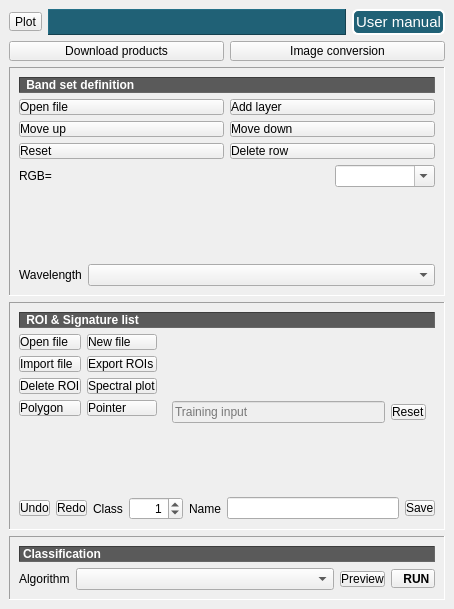
<?xml version="1.0" encoding="UTF-8"?>
<ui version="4.0">
 <class>DockClassSimplified</class>
 <widget class="QDockWidget" name="DockClassSimplified">
  <property name="geometry">
   <rect>
    <x>0</x>
    <y>0</y>
    <width>454</width>
    <height>609</height>
   </rect>
  </property>
  <property name="sizePolicy">
   <sizepolicy hsizetype="MinimumExpanding" vsizetype="Preferred">
    <horstretch>0</horstretch>
    <verstretch>0</verstretch>
   </sizepolicy>
  </property>
  <property name="windowTitle">
   <string>SCP Dock</string>
  </property>
  <widget class="QWidget" name="dockWidgetContents">
   <layout class="QGridLayout" name="gridLayout_14">
    <item row="0" column="0">
     <layout class="QHBoxLayout" name="horizontalLayout_2">
      <item>
       <widget class="QToolButton" name="scp_pushButton">
        <property name="toolTip">
         <string>&lt;html&gt;&lt;head/&gt;&lt;body&gt;&lt;p&gt;Open the main interface window&lt;/p&gt;&lt;/body&gt;&lt;/html&gt;</string>
        </property>
        <property name="styleSheet">
         <string notr="true">margin: 0px;padding: 0px</string>
        </property>
        <property name="text">
         <string>Plot</string>
        </property>
        <property name="icon">
         <iconset resource="resources.qrc">
          <normaloff>:/plugins/semiautomaticclassificationplugin/icons/semiautomaticclassificationplugin.svg</normaloff>:/plugins/semiautomaticclassificationplugin/icons/semiautomaticclassificationplugin.svg</iconset>
        </property>
        <property name="iconSize">
         <size>
          <width>22</width>
          <height>22</height>
         </size>
        </property>
       </widget>
      </item>
      <item>
       <widget class="QLabel" name="plugin_version_label2">
        <property name="styleSheet">
         <string notr="true">background-color: rgb(32, 97, 118); color : white; font: bold</string>
        </property>
        <property name="frameShape">
         <enum>QFrame::Shape::Panel</enum>
        </property>
        <property name="frameShadow">
         <enum>QFrame::Shadow::Raised</enum>
        </property>
        <property name="text">
         <string/>
        </property>
        <property name="alignment">
         <set>Qt::AlignmentFlag::AlignCenter</set>
        </property>
       </widget>
      </item>
      <item>
       <widget class="QPushButton" name="userguide_toolButton_2">
        <property name="sizePolicy">
         <sizepolicy hsizetype="Maximum" vsizetype="Fixed">
          <horstretch>0</horstretch>
          <verstretch>0</verstretch>
         </sizepolicy>
        </property>
        <property name="font">
         <font>
          <pointsize>11</pointsize>
          <italic>false</italic>
          <bold>false</bold>
         </font>
        </property>
        <property name="cursor">
         <cursorShape>PointingHandCursor</cursorShape>
        </property>
        <property name="toolTip">
         <string>User manual</string>
        </property>
        <property name="styleSheet">
         <string notr="true">color: white;
background-color: rgb(32, 97, 118);
selection-color: yellow;
selection-background-color: blue;
font: 11pt;
border-style: inset;
border-width: 2px;
border-radius: 6px;
border-color: white;
padding: 2px;</string>
        </property>
        <property name="text">
         <string>User manual</string>
        </property>
       </widget>
      </item>
     </layout>
    </item>
    <item row="1" column="0">
     <layout class="QGridLayout" name="gridLayout">
      <item row="0" column="0">
       <widget class="QPushButton" name="download_images_toolButton_2">
        <property name="toolTip">
         <string>&lt;html&gt;&lt;head/&gt;&lt;body&gt;&lt;p&gt;Download products&lt;/p&gt;&lt;/body&gt;&lt;/html&gt;</string>
        </property>
        <property name="styleSheet">
         <string notr="true">margin: 0px;padding: 2px</string>
        </property>
        <property name="text">
         <string>Download products</string>
        </property>
        <property name="icon">
         <iconset resource="resources.qrc">
          <normaloff>:/plugins/semiautomaticclassificationplugin/icons/semiautomaticclassificationplugin_download_arrow.svg</normaloff>:/plugins/semiautomaticclassificationplugin/icons/semiautomaticclassificationplugin_download_arrow.svg</iconset>
        </property>
        <property name="iconSize">
         <size>
          <width>22</width>
          <height>22</height>
         </size>
        </property>
       </widget>
      </item>
      <item row="0" column="1">
       <widget class="QPushButton" name="image_conversion_toolButton_3">
        <property name="toolTip">
         <string>&lt;html&gt;&lt;head/&gt;&lt;body&gt;&lt;p&gt;Image conversion&lt;/p&gt;&lt;/body&gt;&lt;/html&gt;</string>
        </property>
        <property name="styleSheet">
         <string notr="true">margin: 0px;padding: 2px</string>
        </property>
        <property name="text">
         <string>Image conversion</string>
        </property>
        <property name="icon">
         <iconset resource="resources.qrc">
          <normaloff>:/plugins/semiautomaticclassificationplugin/icons/semiautomaticclassificationplugin_landsat8_tool.svg</normaloff>:/plugins/semiautomaticclassificationplugin/icons/semiautomaticclassificationplugin_landsat8_tool.svg</iconset>
        </property>
        <property name="iconSize">
         <size>
          <width>22</width>
          <height>22</height>
         </size>
        </property>
       </widget>
      </item>
     </layout>
    </item>
    <item row="2" column="0">
     <widget class="QFrame" name="frame_bandset">
      <property name="frameShape">
       <enum>QFrame::Shape::Panel</enum>
      </property>
      <property name="frameShadow">
       <enum>QFrame::Shadow::Sunken</enum>
      </property>
      <layout class="QGridLayout" name="gridLayout_7">
       <item row="0" column="0">
        <layout class="QGridLayout" name="gridLayout_5">
         <item row="2" column="0" colspan="3">
          <layout class="QHBoxLayout" name="horizontalLayout_4">
           <item>
            <widget class="QLabel" name="label_150">
             <property name="sizePolicy">
              <sizepolicy hsizetype="Maximum" vsizetype="Preferred">
               <horstretch>0</horstretch>
               <verstretch>0</verstretch>
              </sizepolicy>
             </property>
             <property name="frameShadow">
              <enum>QFrame::Shadow::Sunken</enum>
             </property>
             <property name="text">
              <string>Wavelength</string>
             </property>
             <property name="alignment">
              <set>Qt::AlignmentFlag::AlignLeading|Qt::AlignmentFlag::AlignLeft|Qt::AlignmentFlag::AlignVCenter</set>
             </property>
             <property name="wordWrap">
              <bool>false</bool>
             </property>
            </widget>
           </item>
           <item>
            <widget class="QComboBox" name="wavelength_sat_combo">
             <property name="toolTip">
              <string>Select a configuration for setting band center wavelengths</string>
             </property>
            </widget>
           </item>
          </layout>
         </item>
         <item row="1" column="0" colspan="3">
          <layout class="QGridLayout" name="gridLayout_8">
           <item row="0" column="1">
            <layout class="QGridLayout" name="grid_bandset"/>
           </item>
           <item row="0" column="0">
            <layout class="QGridLayout" name="gridLayout_2">
             <item row="0" column="1">
              <widget class="QPushButton" name="add_loaded_bands_pushButton">
               <property name="toolTip">
                <string>Add layer bands loaded in QGIS</string>
               </property>
               <property name="styleSheet">
                <string notr="true">margin: 0px;padding: 0px;text-align: left;</string>
               </property>
               <property name="text">
                <string>Add layer</string>
               </property>
               <property name="icon">
                <iconset resource="resources.qrc">
                 <normaloff>:/plugins/semiautomaticclassificationplugin/icons/semiautomaticclassificationplugin_add.svg</normaloff>:/plugins/semiautomaticclassificationplugin/icons/semiautomaticclassificationplugin_add.svg</iconset>
               </property>
               <property name="iconSize">
                <size>
                 <width>22</width>
                 <height>22</height>
                </size>
               </property>
              </widget>
             </item>
             <item row="1" column="0">
              <widget class="QPushButton" name="move_up_toolButton">
               <property name="toolTip">
                <string>Move highlighted band up</string>
               </property>
               <property name="styleSheet">
                <string notr="true">margin: 0px;padding: 0px;text-align: left;</string>
               </property>
               <property name="text">
                <string>Move up</string>
               </property>
               <property name="icon">
                <iconset resource="resources.qrc">
                 <normaloff>:/plugins/semiautomaticclassificationplugin/icons/semiautomaticclassificationplugin_move_up.svg</normaloff>:/plugins/semiautomaticclassificationplugin/icons/semiautomaticclassificationplugin_move_up.svg</iconset>
               </property>
               <property name="iconSize">
                <size>
                 <width>22</width>
                 <height>22</height>
                </size>
               </property>
              </widget>
             </item>
             <item row="4" column="0">
              <spacer name="verticalSpacer">
               <property name="orientation">
                <enum>Qt::Orientation::Vertical</enum>
               </property>
               <property name="sizeHint" stdset="0">
                <size>
                 <width>20</width>
                 <height>40</height>
                </size>
               </property>
              </spacer>
             </item>
             <item row="2" column="1">
              <widget class="QPushButton" name="remove_toolButton">
               <property name="toolTip">
                <string>Delete row</string>
               </property>
               <property name="styleSheet">
                <string notr="true">margin: 0px;padding: 0px;text-align: left;</string>
               </property>
               <property name="text">
                <string>Delete row</string>
               </property>
               <property name="icon">
                <iconset resource="resources.qrc">
                 <normaloff>:/plugins/semiautomaticclassificationplugin/icons/semiautomaticclassificationplugin_remove.svg</normaloff>:/plugins/semiautomaticclassificationplugin/icons/semiautomaticclassificationplugin_remove.svg</iconset>
               </property>
               <property name="iconSize">
                <size>
                 <width>22</width>
                 <height>22</height>
                </size>
               </property>
              </widget>
             </item>
             <item row="1" column="1">
              <widget class="QPushButton" name="move_down_toolButton">
               <property name="toolTip">
                <string>Move highlighted band down</string>
               </property>
               <property name="styleSheet">
                <string notr="true">margin: 0px;padding: 0px;text-align: left;</string>
               </property>
               <property name="text">
                <string>Move down</string>
               </property>
               <property name="icon">
                <iconset resource="resources.qrc">
                 <normaloff>:/plugins/semiautomaticclassificationplugin/icons/semiautomaticclassificationplugin_move_down.svg</normaloff>:/plugins/semiautomaticclassificationplugin/icons/semiautomaticclassificationplugin_move_down.svg</iconset>
               </property>
               <property name="iconSize">
                <size>
                 <width>22</width>
                 <height>22</height>
                </size>
               </property>
              </widget>
             </item>
             <item row="0" column="0">
              <widget class="QPushButton" name="toolButton_input_raster">
               <property name="toolTip">
                <string>Open a file</string>
               </property>
               <property name="styleSheet">
                <string notr="true">margin: 0px;padding: 0px;text-align: left;;</string>
               </property>
               <property name="text">
                <string>Open file</string>
               </property>
               <property name="icon">
                <iconset resource="resources.qrc">
                 <normaloff>:/plugins/semiautomaticclassificationplugin/icons/semiautomaticclassificationplugin_open_file.svg</normaloff>:/plugins/semiautomaticclassificationplugin/icons/semiautomaticclassificationplugin_open_file.svg</iconset>
               </property>
               <property name="iconSize">
                <size>
                 <width>22</width>
                 <height>22</height>
                </size>
               </property>
              </widget>
             </item>
             <item row="2" column="0">
              <widget class="QPushButton" name="clear_bandset_toolButton">
               <property name="toolTip">
                <string>Reset</string>
               </property>
               <property name="styleSheet">
                <string notr="true">margin: 0px;padding: 0px;text-align: left;</string>
               </property>
               <property name="text">
                <string>Reset</string>
               </property>
               <property name="icon">
                <iconset resource="resources.qrc">
                 <normaloff>:/plugins/semiautomaticclassificationplugin/icons/semiautomaticclassificationplugin_reset.svg</normaloff>:/plugins/semiautomaticclassificationplugin/icons/semiautomaticclassificationplugin_reset.svg</iconset>
               </property>
               <property name="iconSize">
                <size>
                 <width>22</width>
                 <height>22</height>
                </size>
               </property>
              </widget>
             </item>
             <item row="3" column="0" colspan="2">
              <layout class="QHBoxLayout" name="horizontalLayout">
               <item>
                <widget class="QLabel" name="label_61">
                 <property name="sizePolicy">
                  <sizepolicy hsizetype="Minimum" vsizetype="Preferred">
                   <horstretch>0</horstretch>
                   <verstretch>0</verstretch>
                  </sizepolicy>
                 </property>
                 <property name="text">
                  <string>RGB=</string>
                 </property>
                 <property name="alignment">
                  <set>Qt::AlignmentFlag::AlignLeading|Qt::AlignmentFlag::AlignLeft|Qt::AlignmentFlag::AlignVCenter</set>
                 </property>
                </widget>
               </item>
               <item>
                <widget class="QComboBox" name="rgb_combo">
                 <property name="sizePolicy">
                  <sizepolicy hsizetype="Maximum" vsizetype="Fixed">
                   <horstretch>0</horstretch>
                   <verstretch>0</verstretch>
                  </sizepolicy>
                 </property>
                 <property name="maximumSize">
                  <size>
                   <width>100</width>
                   <height>16777215</height>
                  </size>
                 </property>
                 <property name="toolTip">
                  <string>Select a RGB color composite</string>
                 </property>
                 <property name="editable">
                  <bool>true</bool>
                 </property>
                </widget>
               </item>
              </layout>
             </item>
            </layout>
           </item>
          </layout>
         </item>
         <item row="0" column="0" colspan="3">
          <widget class="QLabel" name="label_59">
           <property name="styleSheet">
            <string notr="true">background-color : #5a5a5a; color : white; font: bold</string>
           </property>
           <property name="frameShape">
            <enum>QFrame::Shape::Panel</enum>
           </property>
           <property name="frameShadow">
            <enum>QFrame::Shadow::Sunken</enum>
           </property>
           <property name="text">
            <string> Band set definition</string>
           </property>
           <property name="alignment">
            <set>Qt::AlignmentFlag::AlignLeading|Qt::AlignmentFlag::AlignLeft|Qt::AlignmentFlag::AlignVCenter</set>
           </property>
          </widget>
         </item>
        </layout>
       </item>
      </layout>
     </widget>
    </item>
    <item row="3" column="0">
     <widget class="QFrame" name="frame_2">
      <property name="frameShape">
       <enum>QFrame::Shape::Panel</enum>
      </property>
      <property name="frameShadow">
       <enum>QFrame::Shadow::Sunken</enum>
      </property>
      <layout class="QGridLayout" name="gridLayout_9">
       <item row="0" column="1">
        <layout class="QGridLayout" name="gridLayout_12">
         <item row="0" column="0">
          <widget class="QLabel" name="label_48">
           <property name="font">
            <font>
             <italic>false</italic>
             <bold>true</bold>
            </font>
           </property>
           <property name="styleSheet">
            <string notr="true">background-color : #5a5a5a; color : white; font: bold</string>
           </property>
           <property name="frameShape">
            <enum>QFrame::Shape::Panel</enum>
           </property>
           <property name="frameShadow">
            <enum>QFrame::Shadow::Sunken</enum>
           </property>
           <property name="text">
            <string> ROI &amp; Signature list</string>
           </property>
           <property name="alignment">
            <set>Qt::AlignmentFlag::AlignLeading|Qt::AlignmentFlag::AlignLeft|Qt::AlignmentFlag::AlignVCenter</set>
           </property>
          </widget>
         </item>
         <item row="1" column="0">
          <layout class="QGridLayout" name="gridLayout_13">
           <item row="0" column="0">
            <layout class="QGridLayout" name="gridLayout_4">
             <item row="3" column="1">
              <widget class="QPushButton" name="pointerButton">
               <property name="toolTip">
                <string>Activate ROI pointer for region growing</string>
               </property>
               <property name="styleSheet">
                <string notr="true">margin: 0px;padding: 0px;text-align: left;</string>
               </property>
               <property name="text">
                <string>Pointer</string>
               </property>
               <property name="icon">
                <iconset resource="resources.qrc">
                 <normaloff>:/plugins/semiautomaticclassificationplugin/icons/semiautomaticclassificationplugin_roi_single.svg</normaloff>:/plugins/semiautomaticclassificationplugin/icons/semiautomaticclassificationplugin_roi_single.svg</iconset>
               </property>
               <property name="iconSize">
                <size>
                 <width>22</width>
                 <height>22</height>
                </size>
               </property>
              </widget>
             </item>
             <item row="2" column="0">
              <widget class="QPushButton" name="delete_Signature_Button">
               <property name="toolTip">
                <string>Delete highlighted ROIs or spectral signatures</string>
               </property>
               <property name="styleSheet">
                <string notr="true">margin: 0px;padding: 0px;text-align: left;</string>
               </property>
               <property name="text">
                <string>Delete ROI</string>
               </property>
               <property name="icon">
                <iconset resource="resources.qrc">
                 <normaloff>:/plugins/semiautomaticclassificationplugin/icons/semiautomaticclassificationplugin_remove.svg</normaloff>:/plugins/semiautomaticclassificationplugin/icons/semiautomaticclassificationplugin_remove.svg</iconset>
               </property>
               <property name="iconSize">
                <size>
                 <width>22</width>
                 <height>22</height>
                </size>
               </property>
              </widget>
             </item>
             <item row="3" column="0">
              <widget class="QPushButton" name="polygonROI_Button">
               <property name="toolTip">
                <string>Create a ROI polygon manually</string>
               </property>
               <property name="styleSheet">
                <string notr="true">margin: 0px;padding: 0px;text-align: left;</string>
               </property>
               <property name="text">
                <string>Polygon</string>
               </property>
               <property name="icon">
                <iconset resource="resources.qrc">
                 <normaloff>:/plugins/semiautomaticclassificationplugin/icons/semiautomaticclassificationplugin_manual_ROI.svg</normaloff>:/plugins/semiautomaticclassificationplugin/icons/semiautomaticclassificationplugin_manual_ROI.svg</iconset>
               </property>
               <property name="iconSize">
                <size>
                 <width>22</width>
                 <height>22</height>
                </size>
               </property>
              </widget>
             </item>
             <item row="2" column="1">
              <widget class="QPushButton" name="signature_spectral_plot_toolButton">
               <property name="toolTip">
                <string>Add highlighted signatures to spectral signature plot</string>
               </property>
               <property name="styleSheet">
                <string notr="true">margin: 0px;padding: 0px;text-align: left;</string>
               </property>
               <property name="text">
                <string>Spectral plot</string>
               </property>
               <property name="icon">
                <iconset resource="resources.qrc">
                 <normaloff>:/plugins/semiautomaticclassificationplugin/icons/semiautomaticclassificationplugin_sign_tool.svg</normaloff>:/plugins/semiautomaticclassificationplugin/icons/semiautomaticclassificationplugin_sign_tool.svg</iconset>
               </property>
               <property name="iconSize">
                <size>
                 <width>22</width>
                 <height>22</height>
                </size>
               </property>
              </widget>
             </item>
             <item row="1" column="1">
              <widget class="QPushButton" name="export_signature_list_toolButton">
               <property name="toolTip">
                <string>Export highlighted ROIs and spectral signatures
</string>
               </property>
               <property name="styleSheet">
                <string notr="true">margin: 0px;padding: 0px;text-align: left;</string>
               </property>
               <property name="text">
                <string>Export ROIs</string>
               </property>
               <property name="icon">
                <iconset resource="resources.qrc">
                 <normaloff>:/plugins/semiautomaticclassificationplugin/icons/semiautomaticclassificationplugin_export_spectral_library.svg</normaloff>:/plugins/semiautomaticclassificationplugin/icons/semiautomaticclassificationplugin_export_spectral_library.svg</iconset>
               </property>
               <property name="iconSize">
                <size>
                 <width>22</width>
                 <height>22</height>
                </size>
               </property>
              </widget>
             </item>
             <item row="0" column="1">
              <widget class="QPushButton" name="button_new_input">
               <property name="toolTip">
                <string>Create a new training input</string>
               </property>
               <property name="styleSheet">
                <string notr="true">margin: 0px;padding: 0px;text-align: left;</string>
               </property>
               <property name="text">
                <string>New file</string>
               </property>
               <property name="icon">
                <iconset resource="resources.qrc">
                 <normaloff>:/plugins/semiautomaticclassificationplugin/icons/semiautomaticclassificationplugin_new_file.svg</normaloff>:/plugins/semiautomaticclassificationplugin/icons/semiautomaticclassificationplugin_new_file.svg</iconset>
               </property>
               <property name="iconSize">
                <size>
                 <width>22</width>
                 <height>22</height>
                </size>
               </property>
              </widget>
             </item>
             <item row="1" column="0">
              <widget class="QPushButton" name="import_library_toolButton">
               <property name="toolTip">
                <string>Import file of ROIs or spectral signatures </string>
               </property>
               <property name="styleSheet">
                <string notr="true">margin: 0px;padding: 0px;text-align: left;</string>
               </property>
               <property name="text">
                <string>Import file</string>
               </property>
               <property name="icon">
                <iconset resource="resources.qrc">
                 <normaloff>:/plugins/semiautomaticclassificationplugin/icons/semiautomaticclassificationplugin_import_spectral_library.svg</normaloff>:/plugins/semiautomaticclassificationplugin/icons/semiautomaticclassificationplugin_import_spectral_library.svg</iconset>
               </property>
               <property name="iconSize">
                <size>
                 <width>22</width>
                 <height>22</height>
                </size>
               </property>
              </widget>
             </item>
             <item row="0" column="0">
              <widget class="QPushButton" name="trainingFile_toolButton">
               <property name="toolTip">
                <string>Open a training input</string>
               </property>
               <property name="styleSheet">
                <string notr="true">margin: 0px;padding: 0px;text-align: left;</string>
               </property>
               <property name="text">
                <string>Open file</string>
               </property>
               <property name="icon">
                <iconset resource="resources.qrc">
                 <normaloff>:/plugins/semiautomaticclassificationplugin/icons/semiautomaticclassificationplugin_open_file.svg</normaloff>:/plugins/semiautomaticclassificationplugin/icons/semiautomaticclassificationplugin_open_file.svg</iconset>
               </property>
               <property name="iconSize">
                <size>
                 <width>22</width>
                 <height>22</height>
                </size>
               </property>
              </widget>
             </item>
             <item row="4" column="0">
              <spacer name="verticalSpacer_3">
               <property name="orientation">
                <enum>Qt::Orientation::Vertical</enum>
               </property>
               <property name="sizeHint" stdset="0">
                <size>
                 <width>20</width>
                 <height>40</height>
                </size>
               </property>
              </spacer>
             </item>
            </layout>
           </item>
           <item row="3" column="0" colspan="3">
            <layout class="QGridLayout" name="gridLayout_27">
             <property name="verticalSpacing">
              <number>4</number>
             </property>
             <item row="0" column="2">
              <widget class="QLabel" name="label_44">
               <property name="sizePolicy">
                <sizepolicy hsizetype="Minimum" vsizetype="Preferred">
                 <horstretch>0</horstretch>
                 <verstretch>0</verstretch>
                </sizepolicy>
               </property>
               <property name="maximumSize">
                <size>
                 <width>90</width>
                 <height>16777215</height>
                </size>
               </property>
               <property name="text">
                <string>Class</string>
               </property>
              </widget>
             </item>
             <item row="0" column="7">
              <widget class="QPushButton" name="button_Save_ROI">
               <property name="toolTip">
                <string>Save temporary ROI to training input</string>
               </property>
               <property name="styleSheet">
                <string notr="true">margin: 0px;padding: 0px;text-align: left;</string>
               </property>
               <property name="text">
                <string>Save</string>
               </property>
               <property name="icon">
                <iconset resource="resources.qrc">
                 <normaloff>:/plugins/semiautomaticclassificationplugin/icons/semiautomaticclassificationplugin_save_roi.svg</normaloff>:/plugins/semiautomaticclassificationplugin/icons/semiautomaticclassificationplugin_save_roi.svg</iconset>
               </property>
               <property name="iconSize">
                <size>
                 <width>22</width>
                 <height>22</height>
                </size>
               </property>
              </widget>
             </item>
             <item row="0" column="1">
              <widget class="QPushButton" name="redo_save_Button">
               <property name="toolTip">
                <string>Redo ROI save</string>
               </property>
               <property name="styleSheet">
                <string notr="true">margin: 0px;padding: 0px;text-align: left;</string>
               </property>
               <property name="text">
                <string>Redo</string>
               </property>
               <property name="icon">
                <iconset resource="resources.qrc">
                 <normaloff>:/plugins/semiautomaticclassificationplugin/icons/semiautomaticclassificationplugin_redo_save_roi.svg</normaloff>:/plugins/semiautomaticclassificationplugin/icons/semiautomaticclassificationplugin_redo_save_roi.svg</iconset>
               </property>
               <property name="iconSize">
                <size>
                 <width>22</width>
                 <height>22</height>
                </size>
               </property>
              </widget>
             </item>
             <item row="0" column="3" colspan="2">
              <widget class="QSpinBox" name="ROI_Macroclass_ID_spin">
               <property name="maximumSize">
                <size>
                 <width>100</width>
                 <height>16777215</height>
                </size>
               </property>
               <property name="toolTip">
                <string>&lt;html&gt;&lt;head/&gt;&lt;body&gt;&lt;p&gt;The class value of the ROI that will be used for classification&lt;/p&gt;&lt;/body&gt;&lt;/html&gt;</string>
               </property>
               <property name="alignment">
                <set>Qt::AlignmentFlag::AlignRight|Qt::AlignmentFlag::AlignTrailing|Qt::AlignmentFlag::AlignVCenter</set>
               </property>
               <property name="minimum">
                <number>0</number>
               </property>
               <property name="maximum">
                <number>9999</number>
               </property>
               <property name="value">
                <number>1</number>
               </property>
              </widget>
             </item>
             <item row="0" column="0">
              <widget class="QPushButton" name="undo_save_Button">
               <property name="toolTip">
                <string>Undo ROI save</string>
               </property>
               <property name="styleSheet">
                <string notr="true">margin: 0px;padding: 0px;text-align: left;</string>
               </property>
               <property name="text">
                <string>Undo</string>
               </property>
               <property name="icon">
                <iconset resource="resources.qrc">
                 <normaloff>:/plugins/semiautomaticclassificationplugin/icons/semiautomaticclassificationplugin_undo_save_roi.svg</normaloff>:/plugins/semiautomaticclassificationplugin/icons/semiautomaticclassificationplugin_undo_save_roi.svg</iconset>
               </property>
               <property name="iconSize">
                <size>
                 <width>22</width>
                 <height>22</height>
                </size>
               </property>
              </widget>
             </item>
             <item row="0" column="5">
              <widget class="QLabel" name="label_45">
               <property name="sizePolicy">
                <sizepolicy hsizetype="Minimum" vsizetype="Preferred">
                 <horstretch>0</horstretch>
                 <verstretch>0</verstretch>
                </sizepolicy>
               </property>
               <property name="text">
                <string>Name</string>
               </property>
              </widget>
             </item>
             <item row="0" column="6">
              <widget class="QLineEdit" name="ROI_Macroclass_line">
               <property name="toolTip">
                <string>&lt;html&gt;&lt;head/&gt;&lt;body&gt;&lt;p&gt;The class name of the ROI&lt;/p&gt;&lt;/body&gt;&lt;/html&gt;</string>
               </property>
               <property name="text">
                <string/>
               </property>
               <property name="maxLength">
                <number>80</number>
               </property>
              </widget>
             </item>
            </layout>
           </item>
           <item row="0" column="1" colspan="2">
            <widget class="QWidget" name="sig_widget" native="true">
             <property name="sizePolicy">
              <sizepolicy hsizetype="Minimum" vsizetype="Preferred">
               <horstretch>0</horstretch>
               <verstretch>0</verstretch>
              </sizepolicy>
             </property>
             <layout class="QGridLayout" name="gridLayout_11">
              <item row="1" column="0">
               <layout class="QGridLayout" name="sig_gridLayout"/>
              </item>
              <item row="0" column="0">
               <layout class="QGridLayout" name="gridLayout_10">
                <item row="0" column="1">
                 <widget class="QPushButton" name="button_reset_input">
                  <property name="toolTip">
                   <string>Remove training input</string>
                  </property>
                  <property name="styleSheet">
                   <string notr="true">margin: 0px;padding: 0px;text-align: left;</string>
                  </property>
                  <property name="text">
                   <string>Reset</string>
                  </property>
                  <property name="icon">
                   <iconset resource="resources.qrc">
                    <normaloff>:/plugins/semiautomaticclassificationplugin/icons/semiautomaticclassificationplugin_reset.svg</normaloff>:/plugins/semiautomaticclassificationplugin/icons/semiautomaticclassificationplugin_reset.svg</iconset>
                  </property>
                  <property name="iconSize">
                   <size>
                    <width>22</width>
                    <height>22</height>
                   </size>
                  </property>
                 </widget>
                </item>
                <item row="0" column="0">
                 <widget class="QLineEdit" name="trainingFile_lineEdit">
                  <property name="enabled">
                   <bool>false</bool>
                  </property>
                  <property name="toolTip">
                   <string>Input file path</string>
                  </property>
                  <property name="placeholderText">
                   <string>Training input</string>
                  </property>
                 </widget>
                </item>
               </layout>
              </item>
             </layout>
            </widget>
           </item>
          </layout>
         </item>
        </layout>
       </item>
      </layout>
     </widget>
    </item>
    <item row="4" column="0">
     <widget class="QFrame" name="frame_3">
      <property name="frameShape">
       <enum>QFrame::Shape::Panel</enum>
      </property>
      <property name="frameShadow">
       <enum>QFrame::Shadow::Sunken</enum>
      </property>
      <layout class="QGridLayout" name="gridLayout_3">
       <item row="0" column="0">
        <layout class="QGridLayout" name="gridLayout_6">
         <item row="1" column="0">
          <widget class="QLabel" name="label_46">
           <property name="sizePolicy">
            <sizepolicy hsizetype="Maximum" vsizetype="Preferred">
             <horstretch>0</horstretch>
             <verstretch>0</verstretch>
            </sizepolicy>
           </property>
           <property name="text">
            <string>Algorithm</string>
           </property>
          </widget>
         </item>
         <item row="1" column="2">
          <widget class="QPushButton" name="previewButton">
           <property name="sizePolicy">
            <sizepolicy hsizetype="Maximum" vsizetype="Fixed">
             <horstretch>0</horstretch>
             <verstretch>0</verstretch>
            </sizepolicy>
           </property>
           <property name="toolTip">
            <string>Activate classification preview pointer</string>
           </property>
           <property name="styleSheet">
            <string notr="true">margin: 0px;padding: 0px;</string>
           </property>
           <property name="text">
            <string>Preview</string>
           </property>
           <property name="icon">
            <iconset resource="resources.qrc">
             <normaloff>:/plugins/semiautomaticclassificationplugin/icons/semiautomaticclassificationplugin_preview.svg</normaloff>:/plugins/semiautomaticclassificationplugin/icons/semiautomaticclassificationplugin_preview.svg</iconset>
           </property>
           <property name="iconSize">
            <size>
             <width>22</width>
             <height>22</height>
            </size>
           </property>
          </widget>
         </item>
         <item row="1" column="3">
          <widget class="QToolButton" name="button_classification">
           <property name="font">
            <font>
             <bold>true</bold>
            </font>
           </property>
           <property name="toolTip">
            <string>Run the classification process</string>
           </property>
           <property name="layoutDirection">
            <enum>Qt::LayoutDirection::RightToLeft</enum>
           </property>
           <property name="styleSheet">
            <string notr="true">margin: 0px;padding: 0px;</string>
           </property>
           <property name="text">
            <string>  RUN</string>
           </property>
           <property name="icon">
            <iconset resource="resources.qrc">
             <normaloff>:/plugins/semiautomaticclassificationplugin/icons/semiautomaticclassificationplugin_run.svg</normaloff>:/plugins/semiautomaticclassificationplugin/icons/semiautomaticclassificationplugin_run.svg</iconset>
           </property>
           <property name="iconSize">
            <size>
             <width>22</width>
             <height>22</height>
            </size>
           </property>
           <property name="toolButtonStyle">
            <enum>Qt::ToolButtonStyle::ToolButtonTextBesideIcon</enum>
           </property>
          </widget>
         </item>
         <item row="0" column="0" colspan="4">
          <layout class="QHBoxLayout" name="horizontalLayout_6">
           <item>
            <widget class="QLabel" name="label_60">
             <property name="styleSheet">
              <string notr="true">background-color : #5a5a5a; color : white; font: bold</string>
             </property>
             <property name="frameShape">
              <enum>QFrame::Shape::Panel</enum>
             </property>
             <property name="frameShadow">
              <enum>QFrame::Shadow::Sunken</enum>
             </property>
             <property name="text">
              <string>Classification</string>
             </property>
             <property name="alignment">
              <set>Qt::AlignmentFlag::AlignLeading|Qt::AlignmentFlag::AlignLeft|Qt::AlignmentFlag::AlignVCenter</set>
             </property>
            </widget>
           </item>
          </layout>
         </item>
         <item row="1" column="1">
          <widget class="QComboBox" name="alg_combo"/>
         </item>
        </layout>
       </item>
      </layout>
     </widget>
    </item>
   </layout>
  </widget>
 </widget>
 <resources>
  <include location="resources.qrc"/>
 </resources>
 <connections/>
</ui>
